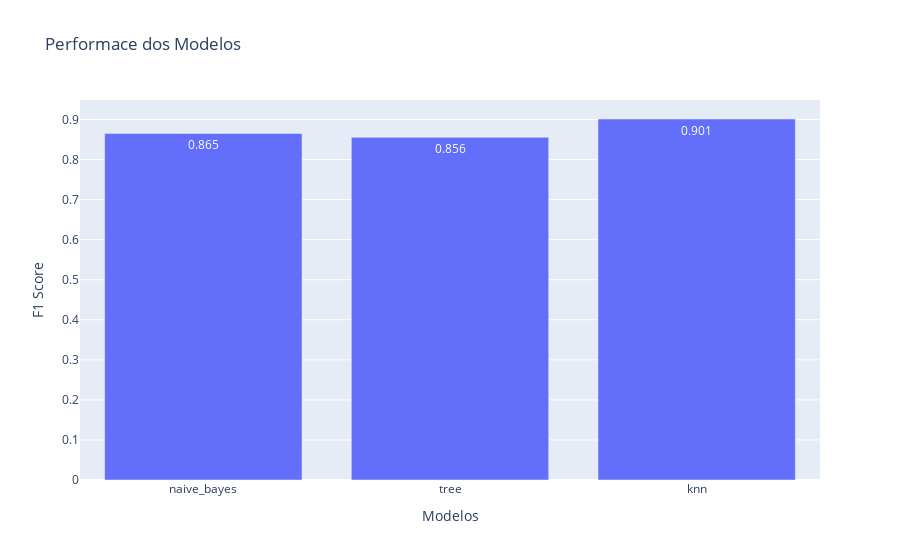

The code cell stored with this chart in its notebook:
### Code cell
fig_bayes = go.Figure()

x = list(infos_pipe.keys())

y = [infos_pipe[i]['media_score'] for i in x]

y_formatted = [round(value, 3) for value in y]

fig_bayes.add_bar(x=x, y=y, text=y_formatted, textposition='auto', textangle=-360)

fig_bayes.update_layout(
    title='Performace dos Modelos',
    xaxis_title='Modelos',
    yaxis_title='F1 Score'
)

fig_bayes.show()

### Figure 1 — Plotly figure (JSON) as saved in the notebook; plotly's stock layout.template omitted (floating-point values rounded to 4 significant figures)
{"data": [{"text": ["0.865", "0.856", "0.901"], "textangle": 0, "textposition": "auto", "type": "bar", "x": ["naive_bayes", "tree", "knn"], "y": [0.8651, 0.8556, 0.9013]}], "layout": {"title": {"text": "Performace dos Modelos"}, "xaxis": {"title": {"text": "Modelos"}}, "yaxis": {"title": {"text": "F1 Score"}}}}
